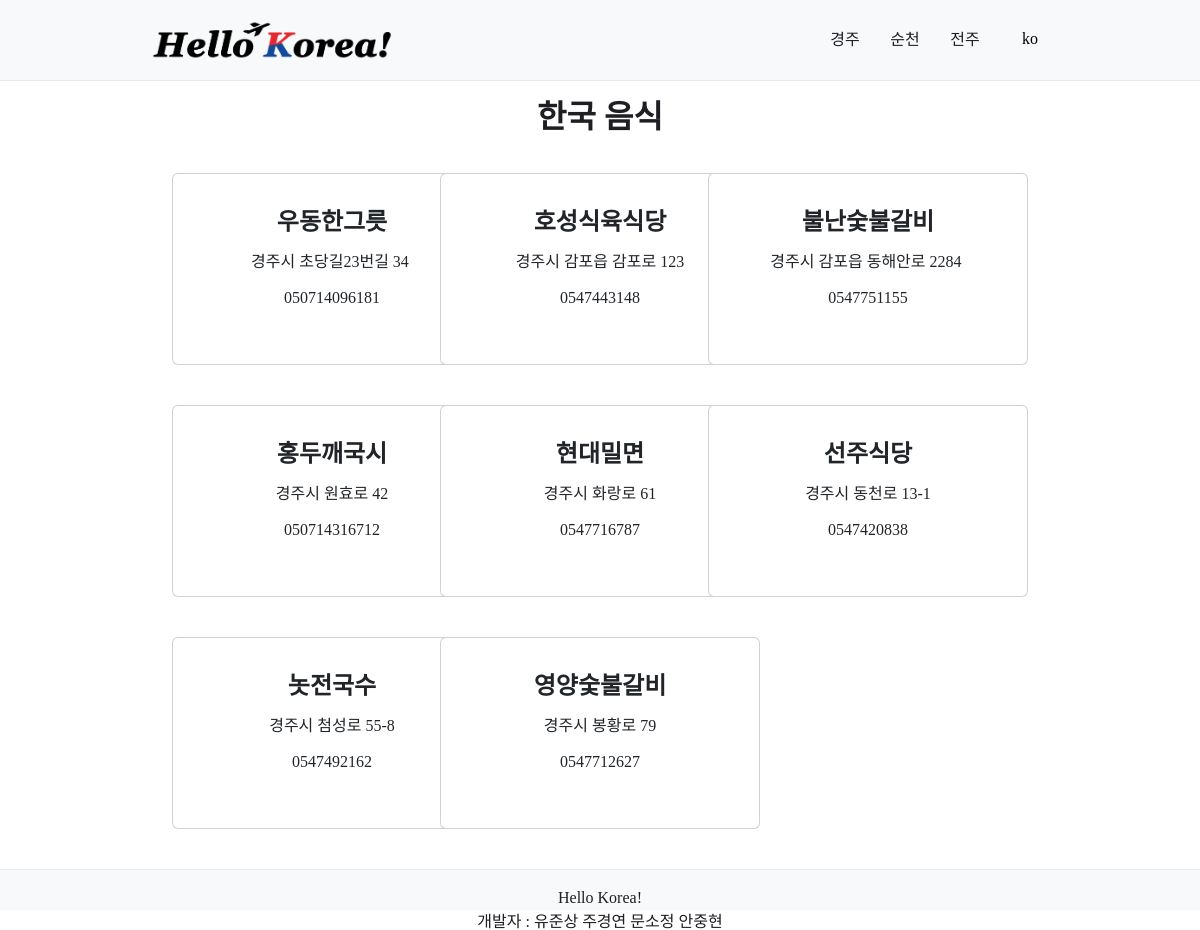
The app's page /GyeongJu/Food/korean with its own data.
### GyeongJu/food/food_models.py (models this page shows)
class text_food_form(models.Model):
    lang = models.CharField(max_length=10)
    korean_text = models.CharField(max_length=20)
    western_text = models.CharField(max_length=20)
    japanese_text = models.CharField(max_length=20)
    chinese_text = models.CharField(max_length=20)

class korean_food_model(models.Model):
    lang = models.CharField(max_length=10)
    name = models.CharField(max_length=100)
    address = models.CharField(max_length=100)
    number = models.CharField(max_length=100)

### GyeongJu/food/food_views.py (the view)
# urls.py: path('GyeongJu/Food/korean', food_views.korean_food_view),
def korean_food_view(request):
    lang = request.COOKIES.get('user_lang', 'ko')
    if request.method == 'GET':
        korean_data = None
        korean_data = korean_food_model.objects.filter(lang=lang)
        food_form = text_food_form.objects.filter(lang = lang).first()
        return render(request, 'food/food_home.html', {'korean': korean_data, 'food_form': food_form})

### GyeongJu/templates/food/food_home.html (shortened to what this page needs)
<!DOCTYPE html>
<html>
<head lang="ko">
    <link href="https://cdn.jsdelivr.net/npm/bootstrap@5.3.3/dist/css/bootstrap.min.css" rel="stylesheet">
    {% load static %}
</head>
<body>
    <header class="header">
		<div class="header_inner">
			<h1 class="title">
				<a href="/" class="home_link">
					<img src="{% static 'images/Hello-Korea.png' %}" class="home_img">
				</a>
			</h1>
			<nav class="navbar">
				<div class="toggle">
					<ul class="menu">
						<li class="item" id="gyeongju">
							<strong class="category"><a href="/GyeongJu">경주</a></strong>
						</li>
						<li class="item" id="suncheon">
							<strong class="category"><a href="/SoonCheon">순천</a></strong>
						</li>
						<li class="item" id="jeonju">
							<strong class="category"><a href="/JeonJu">전주</a></strong>
						</li>
						<li class="item" id="language">
								<select name="select_language" id="lang" class="select_lang">
									<option value="ko" id="ko">ko</option>
								</select>
						</li>
					</ul>
				</div>
			</nav>
		</div>
	</header>
    {% if korean %}
    <div class="korean">
        <h2>{{food_form.korean_text}}</h2>
            <div class="row">
            {% for k in korean %}
            <div class= "col-md-4">
                <div class="card">
                <div class="card-body">
                    <h5 class="card-title">{{ k.name }}</h5>
                    <p class="card-text">{{ k.address }}</p>
                    <p class="card-text">{{ k.number }}</p>
                </div>
                </div>
            </div>
            {% endfor %}
            </div>
    {% endif %}
    </div>
    <footer class="footer">
		<div class="footer_wrap">
			<strong class="title">Hello Korea!</strong>
			<dl class="developer_list">
				<dt>개발자 : </dt>
				<dd>유준상</dd>
				<dd>주경연</dd>
				<dd>문소정</dd>
				<dd>안중현</dd>
			</dl>
		</div>
	</footer>
</body>
</html>

### GyeongJu/static/css/GyeongJu_home.css (style rules this page uses)
html, body { min-height: 100%; height: 100%; font-family: Verdana, Geneva, Tahoma, sans-serif, serif; font-size: 16px; color: #1e1e23; }
.header { position: relative; z-index: 10; padding: 20px; background-color: #f8f9fa; border-bottom: 1px solid #e9ecef; }
.header_inner { display: flex; justify-content: space-between; align-items: center; max-width: 900px; height: 40px; margin: 0 auto; }
.navbar { display: flex; }
.header .title { flex: 0 0 auto; text-align: left; align-items: center; }
.home_link { display: inline-block; width: auto; height: 40px; vertical-align: top; }
.home_img { width: 100%; height: 100%; }
.select_lang { width: 40px; margin-left: 10px; border: 0; background-color: #f8f9fa; font-size: 16px; font-weight: 500; line-height: 30px; text-align: center; appearance: none; outline: none; }
.menu { display: flex; flex: 0 0 auto; margin-left: 30px; justify-content: end; height: 100%; }
.menu .item { position: relative; min-width: 50px; text-align: center; display: flex; justify-content: center; height: 100%; }
.menu .item + .item { margin-left: 10px }
.item .category { width: 40px; border: none; outline: none; text-transform: uppercase; font-weight: 500; line-height: 40px; }
.footer { height: 40px; padding: 20px; background-color: #f8f9fa; border-top: 1px solid #e9ecef; text-align: center; }
.footer_wrap { max-width: 900px; margin: 0 auto; }
.developer_list { margin-top: 8px; }
.developer_list dt { display: inline; }
.developer_list dd { display: inline; }

### GyeongJu/templates/food/food_home.html (style rules this page uses)
:root { background:#FFFFFF; }
.korean { text-align:center; padding: 20px 30px; margin-bottom: 60px; width:70vw; margin: 0 auto; }
.col-md-4 { display: flex; align-items: center; justify-content: center; }
h2 { font-size: xx-large; font-weight: bolder; }
.card { margin: 20px 10px 20px 10px; min-width: 20rem; min-height: 12rem; }
.card-title { font-weight:900; font-size: x-large; margin-top:20px; }
.card-text { margin-top:20px; margin-bottom:20px; }
.select_lang { width: 40px; margin-left: 10px; border: 0; background-color: #f8f9fa; font-size: 16px; font-weight: 500; line-height: 38px; text-align: center; appearance: none; outline: none; }
.row { margin-top:20px; }

### records on screen
text_food_form: korean_text "한국 음식"
korean_food_model: name "우동한그릇", address "경주시 초당길23번길 34", number "050714096181"
korean_food_model: name "호성식육식당", address "경주시 감포읍 감포로 123", number "0547443148"
korean_food_model: name "불난숯불갈비", address "경주시 감포읍 동해안로 2284", number "0547751155"
korean_food_model: name "홍두깨국시", address "경주시 원효로 42", number "050714316712"
korean_food_model: name "현대밀면", address "경주시 화랑로 61", number "0547716787"
korean_food_model: name "선주식당", address "경주시 동천로 13-1", number "0547420838"
korean_food_model: name "놋전국수", address "경주시 첨성로 55-8", number "0547492162"
korean_food_model: name "영양숯불갈비", address "경주시 봉황로 79", number "0547712627"
